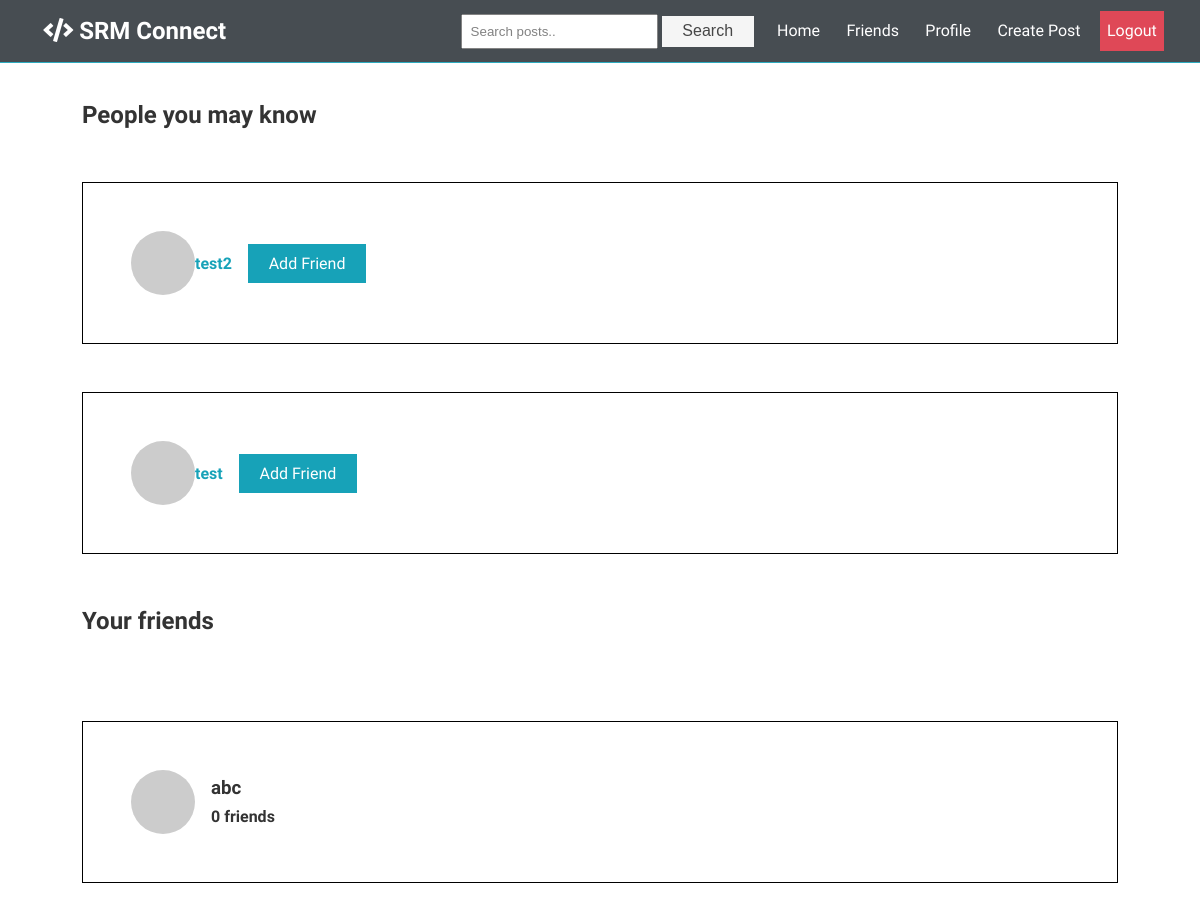
The page /users/ (signed in) on the database as committed earlier.
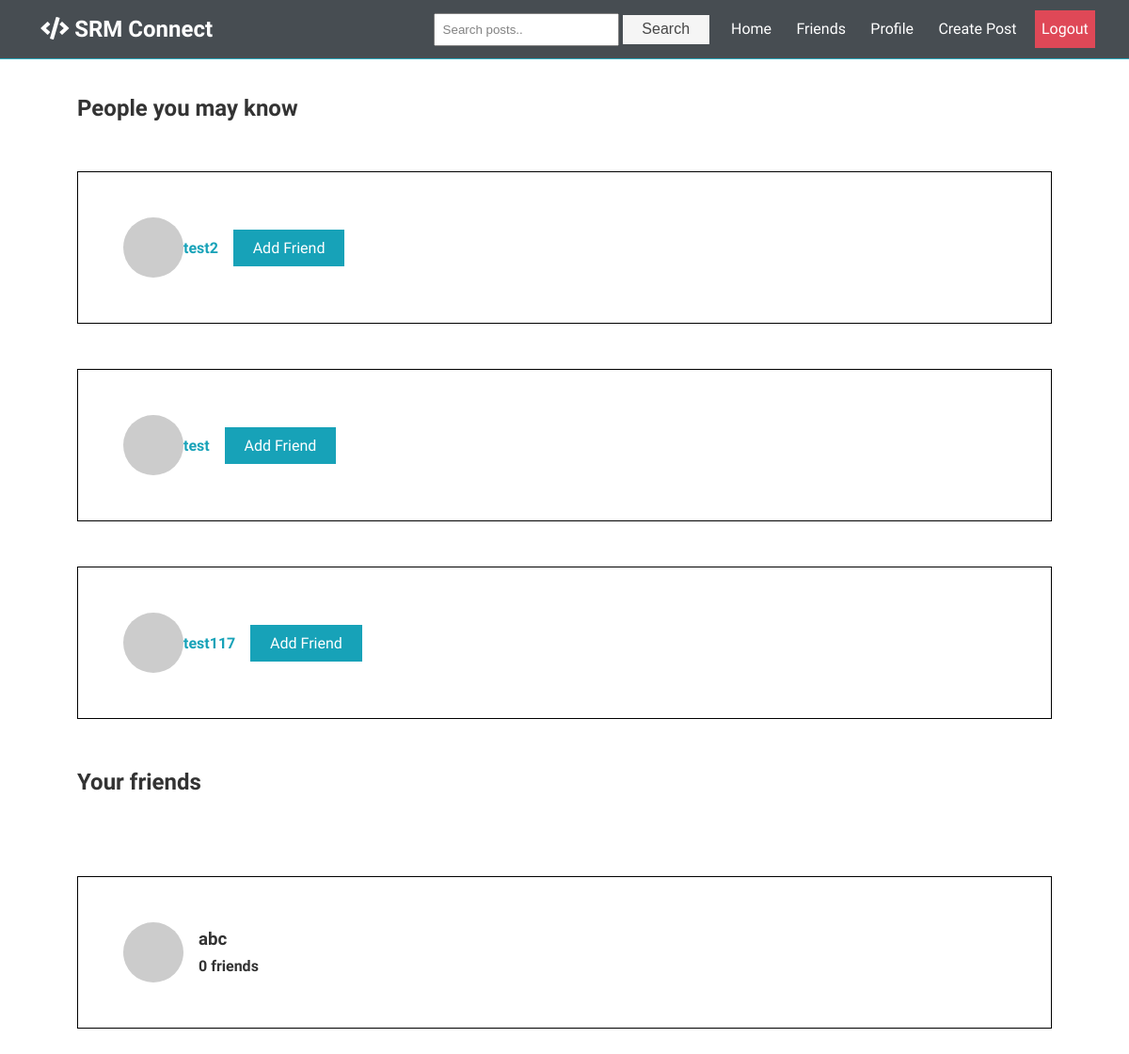
The same page on the database as committed later.
### users/models.py (models this page shows)
class Profile(models.Model):
	user = models.OneToOneField(User, on_delete=models.CASCADE)
	image = models.ImageField(default='default.png', upload_to='profile_pics', blank=True)
	slug = AutoSlugField(populate_from='user')
	bio = models.CharField(max_length=140, blank=True)
	friends = models.ManyToManyField("Profile", blank=True)
	location = models.CharField(max_length=140, blank=True)
	def __str__(self):
		return str(self.user.username)
	def get_absolute_url(self):
		return "/users/{}".format(self.slug)

### users/views.py (the view)
# urls.py: path('users/', user_views.users_list, name='users_list'),
@login_required
def users_list(request):
    users = Profile.objects.exclude(user=request.user)
    sent_friend_requests = FriendRequest.objects.filter(from_user=request.user)
    my_friends = request.user.profile.friends.all()
    sent_to = []
    friends = []
    for user in my_friends:
        friend = user.friends.all()
        for f in friend:
            if f in friends:
                friend = friend.exclude(user=f.user)
        friends += friend
    for i in my_friends:
        if i in friends:
            friends.remove(i)
    if request.user.profile in friends:
        friends.remove(request.user.profile)
    random_list = random.sample(list(users), min(len(list(users)), 10))
    for r in random_list:
        if r in friends:
            random_list.remove(r)
    friends += random_list
    for i in my_friends:
        if i in friends:
            friends.remove(i)
    for se in sent_friend_requests:
        sent_to.append(se.to_user)
    context = {
        'users': friends,
        'sent': sent_to
    }
    return render(request, "users/users_list.html", context)

### users/templates/users/users_list.html (shortened to what this page needs)
{% extends "feed/layout.html" %}
{% load static %}
{% block content %}
<div class="row">
  <div class="col-md-8">
    <h2>People you may know</h2>
    {% if users %}
    {% for user_p in users %}
    <div class="card card-signin my-3 p-3 d-flex">
      <img src="https://ui-avatars.com/api/?size=128&background=random&name={{ user_p }}" class="round-img avatar" alt="" />
      <a class="text-dark mr-2" href="{{ user_p.get_absolute_url }}"><b>{{ user_p }}</b></a>
      {% if not user_p.user in sent %}
      <a class="btn btn-primary mr-2" href="{% url 'send_friend_request' user_p.id %}">Add Friend</a>
      {% else %}
      <a class="btn btn-warning mr-2" href="{% url 'cancel_friend_request' user_p.id %}">Cancel Request</a>
      {% endif %}
    </div>
    {% endfor %}
    {% else %}
    <h5><i>No new people to add now! Please come back later!</i></h5>
    {% endif %}
  </div>
  <div class="col-md-4">
    <h2>Your friends</h2>
    <div class="card card-signin my-5 p-3">
      <img class="card-img-top mr-2"
        src="https://ui-avatars.com/api/?size=128&background=random&name={{ request.user }}" alt="" />
      <div>
        <h3 class="card-title text-center">{{ request.user }}</h3>
        <h4 class="text-center">
          {{ request.user.profile.friends.count }}
          <span class="text-muted">friends</span>
        </h4>
      </div>
    </div>
  </div>
</div>
{% endblock %}

Rows that differ between the two databases and show on the page:
added Profile: user.username "test117", shows "Add Friend"
